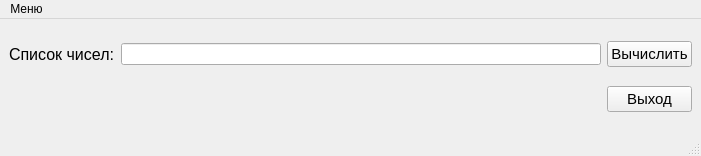
<?xml version="1.0" encoding="UTF-8"?>
<ui version="4.0">
 <class>MainWindow</class>
 <widget class="QMainWindow" name="MainWindow">
  <property name="geometry">
   <rect>
    <x>0</x>
    <y>0</y>
    <width>701</width>
    <height>156</height>
   </rect>
  </property>
  <property name="windowTitle">
   <string>MainWindow</string>
  </property>
  <widget class="QWidget" name="centralwidget">
   <layout class="QGridLayout" name="gridLayout">
    <item row="0" column="0">
     <widget class="QLabel" name="label">
      <property name="font">
       <font>
        <pointsize>12</pointsize>
       </font>
      </property>
      <property name="text">
       <string>Список чисел:</string>
      </property>
     </widget>
    </item>
    <item row="0" column="1">
     <widget class="QLineEdit" name="lineEdit"/>
    </item>
    <item row="0" column="2">
     <widget class="QPushButton" name="pushButton">
      <property name="font">
       <font>
        <pointsize>11</pointsize>
       </font>
      </property>
      <property name="text">
       <string>Вычислить</string>
      </property>
     </widget>
    </item>
    <item row="1" column="2">
     <widget class="QPushButton" name="pushButton_2">
      <property name="font">
       <font>
        <pointsize>11</pointsize>
       </font>
      </property>
      <property name="text">
       <string>Выход</string>
      </property>
     </widget>
    </item>
   </layout>
  </widget>
  <widget class="QMenuBar" name="menubar">
   <property name="geometry">
    <rect>
     <x>0</x>
     <y>0</y>
     <width>701</width>
     <height>21</height>
    </rect>
   </property>
   <widget class="QMenu" name="menu">
    <property name="title">
     <string>Меню</string>
    </property>
    <addaction name="action"/>
    <addaction name="action_2"/>
   </widget>
   <addaction name="menu"/>
  </widget>
  <widget class="QStatusBar" name="statusbar"/>
  <action name="action">
   <property name="text">
    <string>Считать из файла </string>
   </property>
  </action>
  <action name="action_2">
   <property name="text">
    <string>Считать из файла случайный список</string>
   </property>
  </action>
 </widget>
 <resources/>
 <connections/>
</ui>
